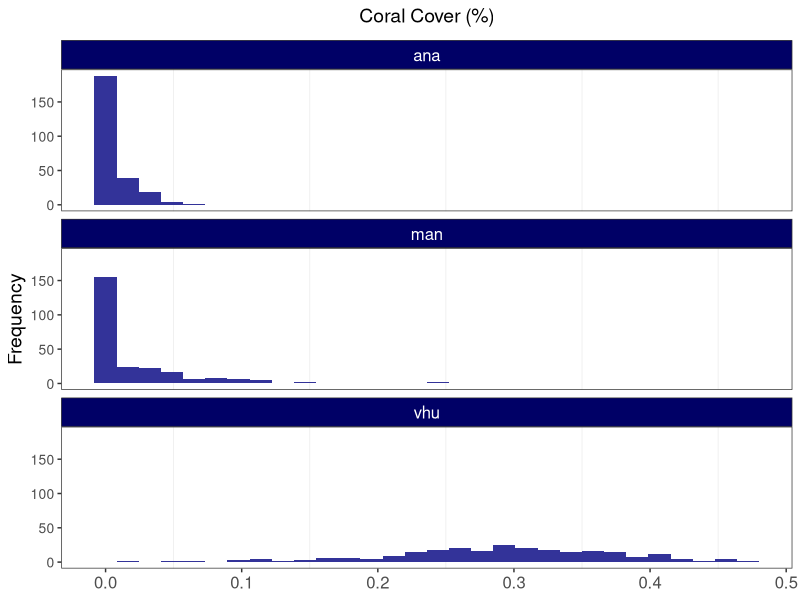
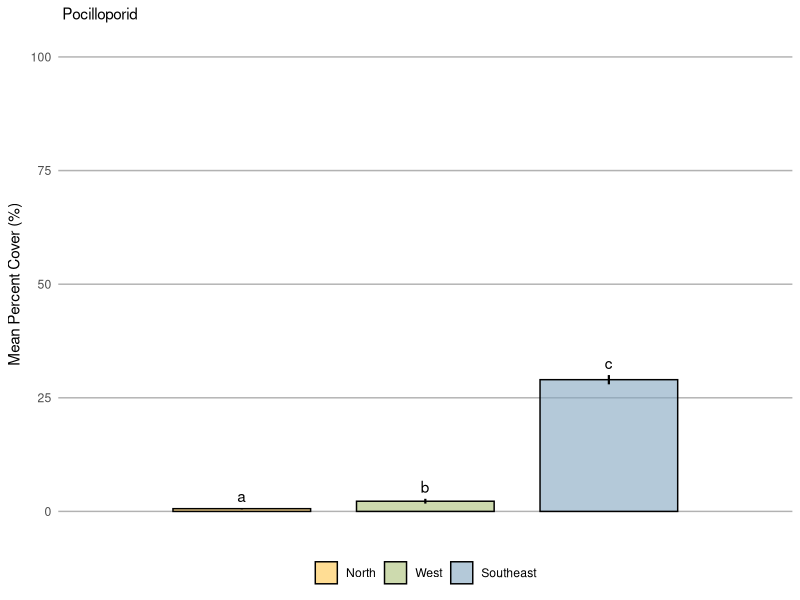
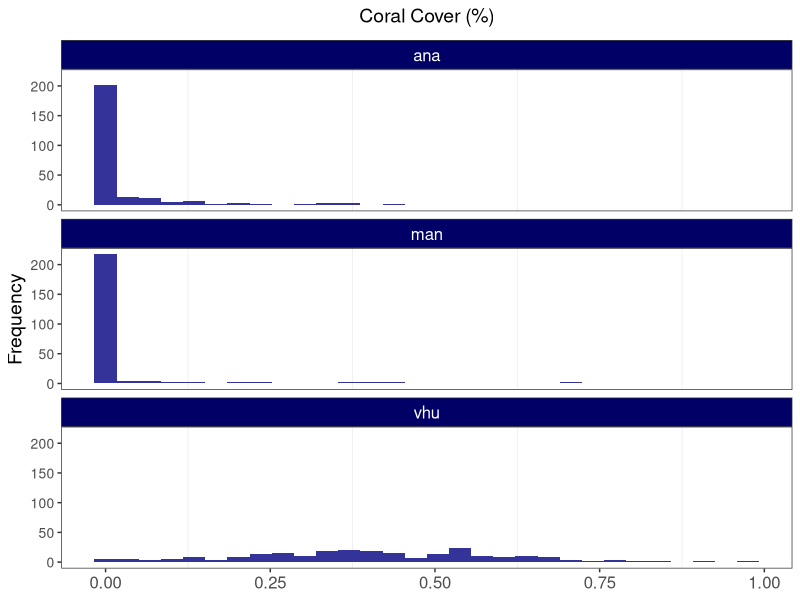
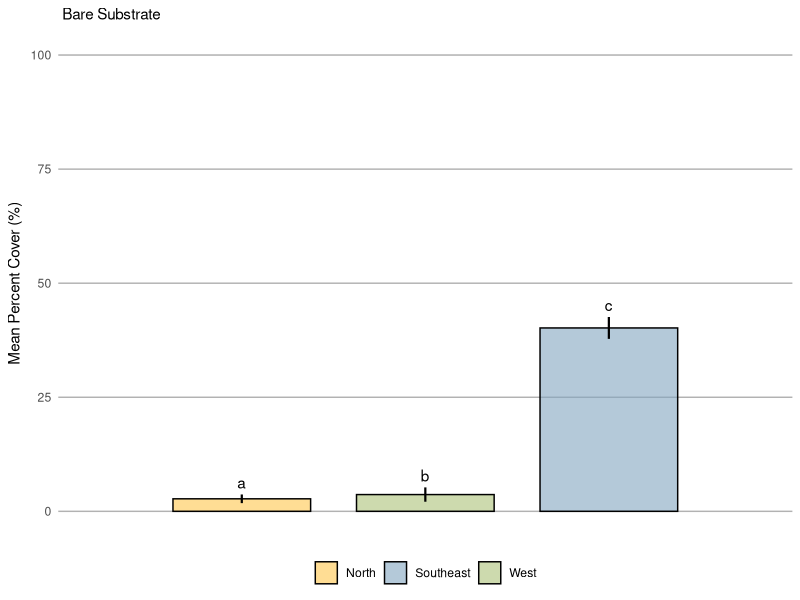
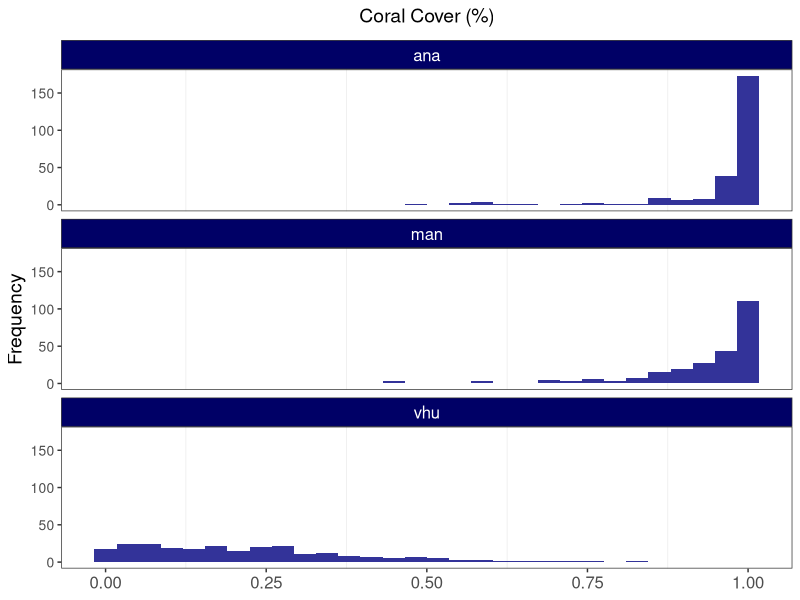
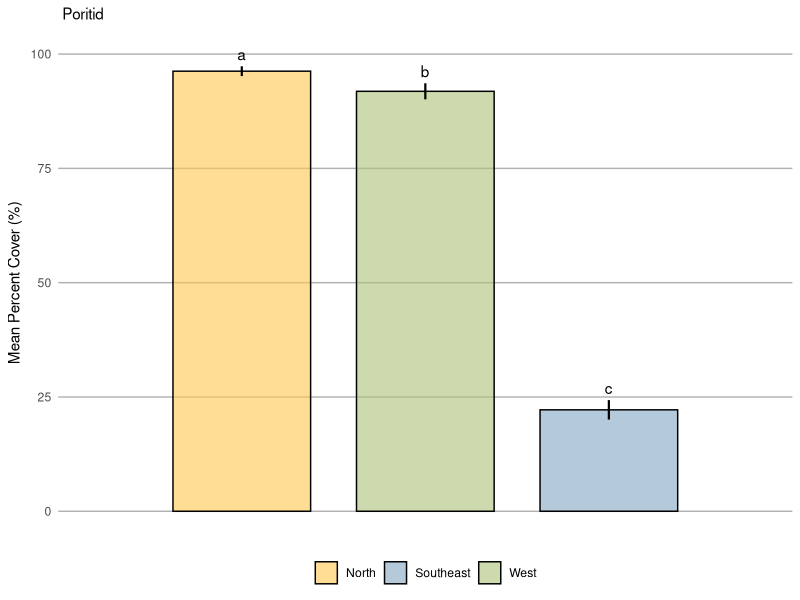
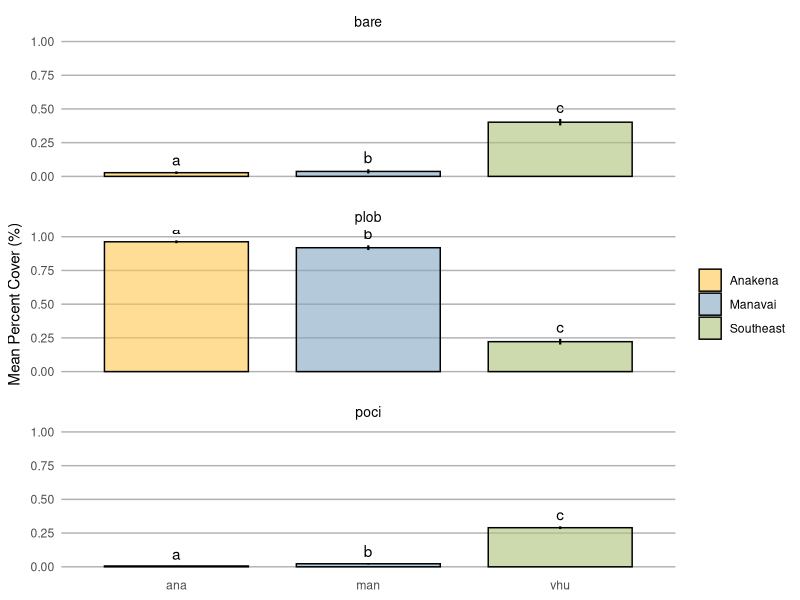

Recreate these plots in R, in order. (Note: this script raises an error after producing the figures.)
library(tidyverse)
#library(ggplot2)
#library(tidyr)
library(patchwork)
library(ggpubr)
library(cowplot)

Fcn.CreateSummary.betareg <- function(object.betareg){
  OUT <- summary(object.betareg)
  tab <- rbind(OUT$coefficients$mean,OUT$coefficients$precision)
  return(tab)
}

p_cover = read_csv('rpn_poci.csv')

p_cover = read_csv('rpn_poci.csv') %>% 
  select(plot_id, Site, pland) %>%
  group_by(Site) %>%
  mutate(
    poci_cover = pland*0.01
  ) %>%
  mutate_at(vars(Site, plot_id), factor)

ggplot(p_cover, aes(x = poci_cover)) +
  geom_histogram(fill = "#333399") + 
  #below here is ylabel, xlabel, and main title
  ylab("Frequency") +
  xlab(NULL) +
  ggtitle(expression("Coral Cover (%)")) +
  theme_bw() +
  facet_wrap(~ Site, ncol = 1) +
  #theme sets sizes, text, etc
  theme(axis.title.x = element_text(size = 14), 
        axis.title.y = element_text(size = 14), 
        axis.text.y  = element_text(size= 10),
        axis.text.x  = element_text(size = 12), 
        legend.text = element_text(size = 12),
        legend.title = element_text(size = 12),
        plot.title = element_text(hjust = 0.5, size = 14),
        # change plot background, grid lines, etc (just examples so you can see)
        panel.background = element_rect(fill = "white"),
        panel.grid.minor.y = element_blank(),
        panel.grid.major = element_blank(),
        plot.background = element_rect(fill = "white"),
        legend.background = element_rect(fill = "white"),
        strip.text.x = element_text(size = 12, colour = "#FFFFFF"),
        strip.background = element_rect(fill = '#000066')
  )

p_cover.mean <-
  p_cover %>%
  group_by(Site) %>%
  dplyr::summarise(mean = mean(poci_cover))

poci_cover_summary <-
  p_cover %>%
  as_tibble() %>%
  #  mutate(size_cm = area*10000) %>%
  group_by(Site) %>%
  dplyr::summarize(mean = mean(poci_cover), 
                   sd = sd(poci_cover), 
                   n = n(),
                   se = sd/sqrt(n)
  ) %>%
  mutate(se = sd / sqrt(n),
         lower.ci = mean - qt(1 - (0.05 / 2), n - 1) * se,
         upper.ci = mean + qt(1 - (0.05 / 2), n - 1) * se) %>%
  mutate_at(vars(Site), factor) %>%
  add_column(
    location = c('Anakena', 'Manavai', 'Southeast'),
    group = c('poci', 'poci', 'poci')
  ) %>%
  mutate_at(vars(location), factor)


poci_cover2 <- 
  poci_cover_summary %>%
  add_column(
    cld = c('a', 'b', 'c')
  ) %>%
  mutate_at(vars(cld), factor)

poci_cover2

x_labels = c("North", "West", "Southeast")

#poci_cover2$location <- factor(poci_cover2$location, levels=c("North", "West", "Southeast"))

poci_cover.ggbarplot <- ggplot(poci_cover2, aes(x = location, y = mean, fill = x_labels)) +   
  geom_bar(stat = "identity", width = 0.75, color = "black", linewidth = 0.50, alpha = 0.6) +
  geom_linerange(aes(ymin = lower.ci, ymax = upper.ci), size = 0.75) +
  scale_y_continuous(expression(paste("Mean Percent Cover (%)")), limits = c(0, 1), 
                     labels = function(x) paste0(x*100)) + 
  scale_x_discrete(expand = c(0, 1), labels = x_labels) + 
  scale_fill_manual(limits = c("North", "West", "Southeast"),
                                  values = c("#FFC74E", "#ABC178", "#82A5C0")) +
  #scale_fill_discrete(values = c("#FFC74E", "#82A5C0", "#ABC178"), 
  #                               limits = c("North", "West", "Southeast")) +
  #  facet_wrap( ~ depth2, labeller = as_labeller(label_names), dir = "v", ncol = 1) + 
  #ggtitle(expression(paste(italic(" Pocillopora "), "spp."))) +
  ggtitle(expression(paste(" Pocilloporid "))) +
  geom_text(aes(label = cld, y = upper.ci), vjust = -0.5) +
  #scale_y_log10(expression(paste("Colony Size (", cm^2, ")"), limits = c(0, 100000))) +
  labs(x = NULL) +
  theme(strip.text = element_text(size = 10, color = "black", hjust = 0.50),
        strip.background = element_rect(fill = "#FFFFFF", color = NA),    
        panel.background = element_rect(fill = "#FFFFFF", color = NA),
        panel.grid.major.x = element_blank(),
        panel.grid.minor.x = element_blank(),
        panel.grid.minor.y = element_blank(),
        panel.grid.major.y = element_line(color = "#b2b2b2"),
        panel.spacing.x = unit(1, "cm"),
        panel.spacing.y = unit(0.5, "cm"),
        panel.spacing = unit(1, "lines"),
        axis.ticks = element_blank(),
        legend.position = 'bottom',
        plot.title = element_text(size = 11),
        axis.text.x = element_blank(),
        axis.title.y = element_text(size = 11),
        legend.title = element_blank())

poci_cover.ggbarplot

##################################
#Bare Substrate###################
##################################

bare_cover = read_csv('rpn_bare.csv')

bare_cover = read_csv('rpn_bare.csv') %>% 
  select(plot_id, Site, pland) %>%
  group_by(Site) %>%
  mutate(
    bare_cover = pland*0.01
  ) %>%
  mutate_at(vars(Site, plot_id), factor)

ggplot(bare_cover, aes(x = bare_cover)) +
  geom_histogram(fill = "#333399") + 
  #below here is ylabel, xlabel, and main title
  ylab("Frequency") +
  xlab(NULL) +
  ggtitle(expression("Coral Cover (%)")) +
  theme_bw() +
  facet_wrap(~ Site, ncol = 1) +
  #theme sets sizes, text, etc
  theme(axis.title.x = element_text(size = 14), 
        axis.title.y = element_text(size = 14), 
        axis.text.y  = element_text(size= 10),
        axis.text.x  = element_text(size = 12), 
        legend.text = element_text(size = 12),
        legend.title = element_text(size = 12),
        plot.title = element_text(hjust = 0.5, size = 14),
        # change plot background, grid lines, etc (just examples so you can see)
        panel.background = element_rect(fill = "white"),
        panel.grid.minor.y = element_blank(),
        panel.grid.major = element_blank(),
        plot.background = element_rect(fill = "white"),
        legend.background = element_rect(fill = "white"),
        strip.text.x = element_text(size = 12, colour = "#FFFFFF"),
        strip.background = element_rect(fill = '#000066')
  )

bare_cover.mean <-
  bare_cover %>%
  group_by(Site) %>%
  dplyr::summarise(mean = mean(bare_cover))

bare_cover_summary <-
  bare_cover %>%
  as_tibble() %>%
  #  mutate(size_cm = area*10000) %>%
  group_by(Site) %>%
  dplyr::summarize(mean = mean(bare_cover), 
                   sd = sd(bare_cover), 
                   n = n(),
                   se = sd/sqrt(n)
  ) %>%
  mutate(se = sd / sqrt(n),
         lower.ci = mean - qt(1 - (0.05 / 2), n - 1) * se,
         upper.ci = mean + qt(1 - (0.05 / 2), n - 1) * se) %>%
  mutate_at(vars(Site), factor) %>%
  add_column(
    location = c('Anakena', 'Manavai', 'Southeast'),
    group = c('bare', 'bare', 'bare')
  ) %>%
  mutate_at(vars(location), factor)


bare_cover2 <- 
  bare_cover_summary %>%
  add_column(
    cld = c('a', 'b', 'c')
  ) %>%
  mutate_at(vars(cld), factor)

bare_cover2

x_labels = c("North", "West", "Southeast")

bare_cover.ggbarplot <- ggplot(bare_cover2, aes(x = location, y = mean, fill = x_labels)) +   
  geom_bar(stat = "identity", width = 0.75, color = "black", linewidth = 0.50, alpha = 0.6) +
  geom_linerange(aes(ymin = lower.ci, ymax = upper.ci), size = 0.75) +
  scale_y_continuous(expression(paste("Mean Percent Cover (%)")), limits = c(0, 1),
                     labels = function(x) paste0(x*100)) + 
  scale_x_discrete(expand = c(0, 1), labels = x_labels) + 
  scale_fill_manual(values = c("#FFC74E", "#82A5C0", "#ABC178")) +
  #  facet_wrap( ~ depth2, labeller = as_labeller(label_names), dir = "v", ncol = 1) + 
  ggtitle(expression(paste(" Bare Substrate "))) +
  geom_text(aes(label = cld, y = upper.ci), vjust = -0.5) +
  #scale_y_log10(expression(paste("Colony Size (", cm^2, ")"), limits = c(0, 100000))) +
  labs(x = NULL) +
  theme(strip.text = element_text(size = 10, color = "black", hjust = 0.50),
        strip.background = element_rect(fill = "#FFFFFF", color = NA),    
        panel.background = element_rect(fill = "#FFFFFF", color = NA),
        panel.grid.major.x = element_blank(),
        panel.grid.minor.x = element_blank(),
        panel.grid.minor.y = element_blank(),
        panel.grid.major.y = element_line(color = "#b2b2b2"),
        panel.spacing.x = unit(1, "cm"),
        panel.spacing.y = unit(0.5, "cm"),
        panel.spacing = unit(1, "lines"),
        axis.ticks = element_blank(),
        legend.position = 'bottom',
        plot.title = element_text(size = 11),
        axis.text.x = element_blank(),
        axis.title.y = element_text(size = 11),
        legend.title = element_blank())

bare_cover.ggbarplot

##################################
#Porites lobata###################
##################################

plob_cover = read_csv('rpn_plob.csv')

plob_cover = read_csv('rpn_plob.csv') %>% 
  dplyr::select(plot_id, Site, pland) %>%
  group_by(Site) %>%
  mutate(
    plob_cover = pland*0.01
  ) %>%
  mutate_at(vars(Site, plot_id), factor)

ggplot(plob_cover, aes(x = plob_cover)) +
  geom_histogram(fill = "#333399") + 
  #below here is ylabel, xlabel, and main title
  ylab("Frequency") +
  xlab(NULL) +
  ggtitle(expression("Coral Cover (%)")) +
  theme_bw() +
  facet_wrap(~ Site, ncol = 1) +
  #theme sets sizes, text, etc
  theme(axis.title.x = element_text(size = 14), 
        axis.title.y = element_text(size = 14), 
        axis.text.y  = element_text(size= 10),
        axis.text.x  = element_text(size = 12), 
        legend.text = element_text(size = 12),
        legend.title = element_text(size = 12),
        plot.title = element_text(hjust = 0.5, size = 14),
        # change plot background, grid lines, etc (just examples so you can see)
        panel.background = element_rect(fill = "white"),
        panel.grid.minor.y = element_blank(),
        panel.grid.major = element_blank(),
        plot.background = element_rect(fill = "white"),
        legend.background = element_rect(fill = "white"),
        strip.text.x = element_text(size = 12, colour = "#FFFFFF"),
        strip.background = element_rect(fill = '#000066')
  )

plob_cover.mean <-
  plob_cover %>%
  group_by(Site) %>%
  dplyr::summarise(mean = mean(plob_cover))

plob_cover_summary <-
  plob_cover %>%
  as_tibble() %>%
  #  mutate(size_cm = area*10000) %>%
  group_by(Site) %>%
  dplyr::summarize(mean = mean(plob_cover), 
                   sd = sd(plob_cover), 
                   n = n(),
                   se = sd/sqrt(n)
  ) %>%
  mutate(se = sd / sqrt(n),
         lower.ci = mean - qt(1 - (0.05 / 2), n - 1) * se,
         upper.ci = mean + qt(1 - (0.05 / 2), n - 1) * se) %>%
  mutate_at(vars(Site), factor) %>%
  add_column(
    location = c('Anakena', 'Manavai', 'Southeast'),
    group = c("plob", "plob", "plob")
  ) %>%
  mutate_at(vars(location), factor)


plob_cover2 <- 
  plob_cover_summary %>%
  add_column(
    cld = c('a', 'b', 'c')
  ) %>%
  mutate_at(vars(cld), factor)

plob_cover2

x_labels = c("North", "West", "Southeast")

plob_cover.ggbarplot <- ggplot(plob_cover2, aes(x = location, y = mean, fill = x_labels)) +   
  geom_bar(stat = "identity", width = 0.75, color = "black", linewidth = 0.50, alpha = 0.6) +
  geom_linerange(aes(ymin = lower.ci, ymax = upper.ci), size = 0.75) +
  scale_y_continuous(expression(paste("Mean Percent Cover (%)")), limits = c(0, 1),
                     labels = function(x) paste0(x*100)) + 
  scale_x_discrete(expand = c(0, 1), labels = x_labels) + 
  scale_fill_manual(values = c("#FFC74E", "#82A5C0", "#ABC178")) +
  #facet_wrap( ~ depth2, labeller = as_labeller(label_names), dir = "v", ncol = 1) + 
  ggtitle(expression(paste(" Poritid "))) +
  geom_text(aes(label = cld, y = upper.ci), vjust = -0.5) +
  #scale_y_log10(expression(paste("Colony Size (", cm^2, ")"), limits = c(0, 100000))) +
  labs(x = NULL) +
  theme(strip.text = element_text(size = 10, color = "black", hjust = 0.50),
        strip.background = element_rect(fill = "#FFFFFF", color = NA),    
        panel.background = element_rect(fill = "#FFFFFF", color = NA),
        panel.grid.major.x = element_blank(),
        panel.grid.minor.x = element_blank(),
        panel.grid.minor.y = element_blank(),
        panel.grid.major.y = element_line(color = "#b2b2b2"),
        panel.spacing.x = unit(1, "cm"),
        panel.spacing.y = unit(0.5, "cm"),
        panel.spacing = unit(1, "lines"),
        axis.ticks = element_blank(),
        legend.position = 'bottom',
        plot.title = element_text(size = 11),
        axis.text.x = element_blank(),
        axis.title.y = element_text(size = 11),
        legend.title = element_blank())

plob_cover.ggbarplot

##################################
#Groups ##########################
##################################

groups_percent_cover <- bind_rows(poci_cover2, plob_cover2, bare_cover2)
groups_percent_cover

group = c("Pocillopora", "Porites", "Bare")

cover_main.ggbarplot <- ggplot(groups_percent_cover, aes(x = Site, y = mean, fill = location)) +   
  # geom_col(aes(fill = supp), position = position_dodge(0.8), width = 0.7) +
  geom_bar(stat = "identity", position = position_dodge(0.8), 
           width = 0.75, color = "black", linewidth = 0.50, alpha = 0.6) +
  geom_linerange(aes(ymin = lower.ci, ymax = upper.ci), size = 0.75) +
  scale_y_continuous(expression(paste("Mean Percent Cover (%)")), limits = c(0, 1)) + 
  #scale_x_discrete(expand = c(0, 1), labels = Site) + 
  scale_fill_manual(values = c("#FFC74E", "#82A5C0", "#ABC178")) +
  facet_wrap( ~ group, 
              #labeller = as_labeller(label_names), 
              dir = "v", 
              ncol = 1) + 
  #ggtitle(expression(paste("Bare Substrate"))) +
  geom_text(aes(label = cld, y = upper.ci), vjust = -0.5) +
  #scale_y_log10(expression(paste("Colony Size (", cm^2, ")"), limits = c(0, 100000))) +
  labs(x = NULL) +
  theme(strip.text = element_text(size = 10, color = "black", hjust = 0.50),
        strip.background = element_rect(fill = "#FFFFFF", color = NA),    
        panel.background = element_rect(fill = "#FFFFFF", color = NA),
        panel.grid.major.x = element_blank(),
        panel.grid.minor.x = element_blank(),
        panel.grid.minor.y = element_blank(),
        panel.grid.major.y = element_line(color = "#b2b2b2"),
        panel.spacing.x = unit(1, "cm"),
        panel.spacing.y = unit(0.5, "cm"),
        panel.spacing = unit(1, "lines"),
        axis.ticks = element_blank(),
        legend.position = 'right',
        plot.title = element_text(size = 11),
        axis.title.y = element_text(size = 11),
        legend.title = element_blank())

cover_main.ggbarplot

ggplot(df.summary2, aes(dose, len)) +
  geom_col(aes(fill = supp), position = position_dodge(0.8), width = 0.7)+
  geom_errorbar(
    aes(ymin = len, ymax = len+sd, group = supp),
    width = 0.2, position = position_dodge(0.8)
  )+
  scale_fill_manual(values = c("grey80", "grey30"))
 
poci_size3 <- 
  poci_size2 %>%
  add_column(
    cld = c('a', 'b', 'c')
  ) %>%
  mutate_at(vars(cld), factor)

poci_size3

x_labels = c("North", "West", "Southeast")
# label_names = c("8 m" = "8 m", "15 m" = "15 m", "25 m" = "25 m")

poci_size.gg.barplot <- ggplot(poci_size3, aes(x = location, y = mean, fill = x_labels)) +   
  geom_bar(stat = "identity", width = 0.75, color = "black", size = 0.50, alpha = 0.6) +
  geom_linerange(aes(ymin = lower.ci, ymax = upper.ci), size = 0.75) +
  scale_y_continuous(expression(paste("Mean Colony Size ("," ", cm^2, ")")), limits = c(0, 300)) + 
  scale_x_discrete(expand = c(0, 1), labels = x_labels) + 
  scale_fill_manual(values = c("#FFC74E", "#82A5C0", "#ABC178")) +
  # facet_wrap( ~ depth2, labeller = as_labeller(label_names), dir = "v", ncol = 1) + 
  ggtitle(expression(paste(" Pocilloporid "))) +
  geom_text(aes(label = cld, y = upper.ci), vjust = -0.5) +
  #scale_y_log10(expression(paste("Colony Size (", cm^2, ")"), limits = c(0, 100000))) +
  labs(x = NULL) +
  theme(strip.text = element_text(size = 10, color = "black", hjust = 0.50),
        strip.background = element_rect(fill = "#FFFFFF", color = NA),    
        panel.background = element_rect(fill = "#FFFFFF", color = NA),
        panel.grid.major.x = element_blank(),
        panel.grid.minor.x = element_blank(),
        panel.grid.minor.y = element_blank(),
        panel.grid.major.y = element_line(color = "#b2b2b2"),
        panel.spacing.x = unit(1, "cm"),
        panel.spacing.y = unit(0.5, "cm"),
        panel.spacing = unit(1, "lines"),
        axis.ticks = element_blank(),
        legend.position = "bottom",
        plot.title = element_text(size = 11),
        axis.text.x = element_blank(),
        axis.title.y = element_text(size = 11),
        legend.title = element_blank())

poci_size.gg.barplot

plob_cover.ggbarplot + bare_cover.ggbarplot + poci_cover.ggbarplot + poci_size.gg.barplot

inv.logit(3.1694)

ggarrange(
  plob_cover.ggbarplot, 
  bare_cover.ggbarplot,
  poci_cover.ggbarplot, 
  poci_size.gg.barplot, 
  ncol = 2,
  nrow = 2,
  widths = c(0.25, 0.25, 0.25, 0.25),
  labels = c("A", "B", "C", "D"),
  common.legend = TRUE, 
  legend = "bottom"
)

legend_b <- get_legend(
  poci_cover.ggbarplot + 
    guides(color = guide_legend(nrow = 1)) +
    theme(legend.position = "bottom")
)

# arrange the three plots in a single row
prow <- plot_grid(
  plob_cover.ggbarplot + theme(legend.position = "none"),
  poci_cover.ggbarplot + theme(legend.position = "none"),
  bare_cover.ggbarplot + theme(legend.position = "none"),
  poci_size.gg.barplot + theme(legend.position = "none"),
  scale = c(0.8, 0.8, 0.8, 0.8),
  align = 'vh',
  labels = c("A", "B", "C", "D"),
  hjust = -1,
  nrow = 2
  #ncol = 1
)

prow

plot_grid(prow, 
          legend_b,
          ncol = 1,
          rel_heights = c(1, 0.1)
          #labels = "AUTO", 
          #scale = c(0.9, 0.9, 0.9, 0.9)
          )


















